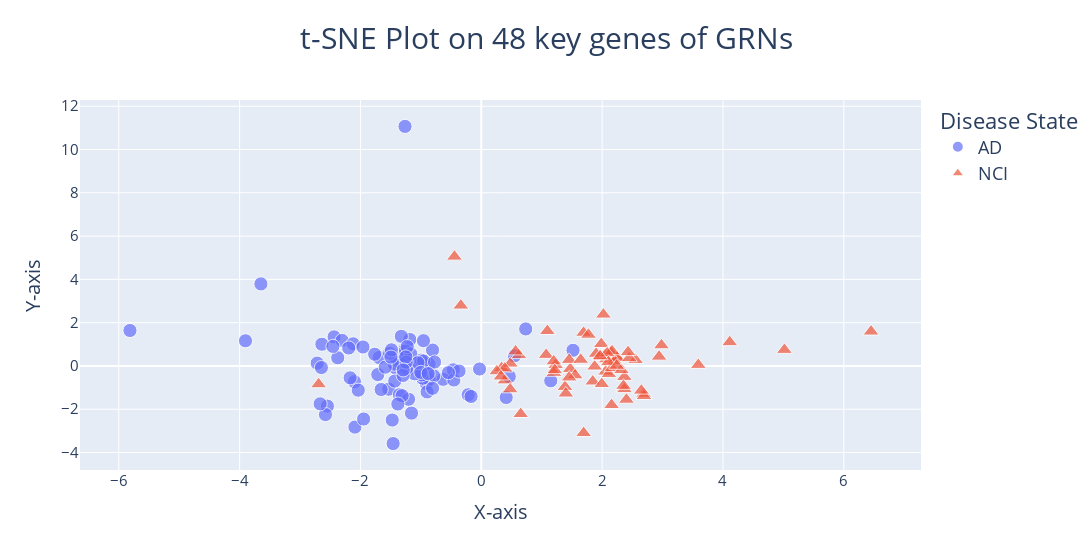

Notebook code cell kept with this figure:
### Code cell
from sklearn.manifold import TSNE
from tqdm import tqdm
import pandas as pd
import random
from sklearn.decomposition import PCA
from sklearn.model_selection import train_test_split
from sklearn.linear_model import LogisticRegression
from sklearn.metrics import accuracy_score, classification_report, confusion_matrix
from sklearn.preprocessing import StandardScaler
import plotly.express as px
from sklearn.neighbors import KNeighborsClassifier
Y = outlier_corrected_combined.loc[:,'Label']
#Y = Y.replace({'NCI':1,'AD':0})
for i in tqdm(range(15999,16000,1)):
    #important_genes = list(df.iloc[0:i,].Genes)
    X_ = outlier_corrected_combined.drop(columns = ['Label'])[l]
    
    scaler = StandardScaler()
    pca = PCA(n_components=2)
    
    X_scaled = scaler.fit_transform(X_)
    tsne = TSNE(n_components=2, random_state = 43)
    X_tsne = pca.fit_transform(X_scaled)
    #tsne.fit_transform(X_scaled)

    df_tsne = pd.concat([pd.DataFrame(X_tsne).set_index(Y.index),Y],axis = 1)
    df_tsne = df_tsne.sample(frac = 1, random_state=42)
        
    x= df_tsne.drop(columns = 'Label')
    y= df_tsne['Label']
    
    scaler = StandardScaler()
    X_scaled = scaler.fit_transform(x)
    #model = LogisticRegression(max_iter=4000, solver='liblinear', random_state=42, class_weight={0:1.42})
    #model.fit(X_scaled, y)
        
    #y_pred = model.predict(X_scaled)
        
    #accuracy = accuracy_score(y, y_pred)
    #print('Overall Accuracy:', accuracy)
    #print('Postive Accuracy: ',recall_score(y,y_pred, pos_label = 0))
    #print('Negative Accuracy: ', recall_score(y,y_pred, pos_label = 1)) 
    
    
    
    print(X_tsne.shape)
    print(X_.shape)
    df_tsne = pd.DataFrame({'X': X_tsne[:, 0], 'Y': X_tsne[:, 1], 'Label': Y})
    df_tsne['point_size'] = 5
    #plt.scatter(X_tsne[:,0], X_tsne[:,1], c= Y, cmap = 'viridis')
    
    fig = px.scatter(df_tsne, x='X', y='Y', color='Label', title='t-SNE Plot on 48 key genes of GRNs ',size ='point_size',size_max=10,
                 labels={'X': 'X-axis', 'Y': 'Y-axis', 'Label': 'Disease State'},
                 template='plotly', symbol='Label', symbol_sequence=['circle', 'triangle-up'])


    fig.update_layout(
    
        title_x=0.5,  # Set the x-position of the title to center
        title_y=0.95  # Set the y-position of the title to center
    )
    fig.update_layout(legend=dict(font=dict(size=18)), yaxis = dict(tickfont = dict(size=15)), xaxis = dict(tickfont = dict(size=15)))
    fig.update_layout(xaxis=dict(title=(dict(font=dict(size=20)))),yaxis=dict(title=(dict(font=dict(size=20)))))
    fig.update_layout(width = 1100, height = 550)
# Convert Plotly figure to Matplotlib figure
    fig.update_layout(title=(dict(font=dict(size=30))))
    fig.show()
    fig.write_html("plotly_figure_key_genes.html")

   # plt.title(str(accuracy) + '_'+str(recall_score(y,y_pred, pos_label = 0))+ '_'+ str(recall_score(y,y_pred, pos_label = 1)))
    plt.show()

### Figure 1 — Plotly figure (JSON) as saved in the notebook; plotly's stock layout.template omitted (floating-point values rounded to 4 significant figures)
{"data": [{"hovertemplate": "Disease State=AD<br>X-axis=%{x}<br>Y-axis=%{y}<br>point_size=%{marker.size}<extra></extra>", "legendgroup": "AD", "marker": {"color": "#636efa", "size": [5, 5, 5, 5, 5, 5, 5, 5, 5, 5, 5, 5, 5, 5, 5, 5, 5, 5, 5, 5, 5, 5, 5, 5, 5, 5, 5, 5, 5, 5, 5, 5, 5, 5, 5, 5, 5, 5, 5, 5, 5, 5, 5, 5, 5, 5, 5, 5, 5, 5, 5, 5, 5, 5, 5, 5, 5, 5, 5, 5, 5, 5, 5, 5, 5, 5, 5, 5, 5, 5, 5, 5, 5, 5, 5, 5, 5, 5, 5, 5, 5, 5, 5, 5, 5, 5, 5, 5, 5, 5, 5], "sizemode": "area", "sizeref": 0.05, "symbol": "circle"}, "mode": "markers", "name": "AD", "orientation": "v", "showlegend": true, "type": "scatter", "x": [-1.692, -0.4622, -0.2165, -0.1691, -0.9131, -2.547, -2.099, -0.02903, -0.9086, -1.191, -1.257, 0.7351, -1.418, -1.532, -0.8067, -1.355, -1.713, -1.403, -1.011, -0.6307, -0.8655, -1.357, 1.518, -1.438, -1.067, -2.376, -2.436, 0.4125, -0.9955, -1.265, -0.8638, -1.589, -1.263, -1.204, -1.183, -2.092, -2.304, -1.765, -3.903, -1.323, -1.31, -0.9559, -1.253, -1.381, -0.7878, -1.518, -1.474, -0.8967, -0.9705, -2.716, -2.646, -1.432, 1.15, -3.647, -0.984, -1.487, -0.9566, -1.103, -1.238, -1.167, -1.225, -2.036, -0.4536, -1.947, -2.171, -1.262, -2.638, -2.579, -1.155, 0.5491, -2.121, -1.294, -1.048, -5.815, -2.455, -1.657, -1.495, -1.243, -1.001, -1.958, -0.7741, -0.3677, 0.4633, -0.544, -0.8069, -2.194, -0.8786, -1.249, -2.667, -1.459, -1.292], "xaxis": "x", "y": [0.3865, -0.1783, -1.33, -1.411, -0.2364, -1.856, -0.7257, -0.141, -0.8121, -0.1307, 0.1994, 1.71, -0.09705, -1.074, 0.734, -1.33, -0.399, 0.3554, -0.1969, -0.6181, 0.08403, 0.1805, 0.7239, 0.08456, 0.1124, 0.3777, 1.342, -1.457, 0.2681, 0.7724, -0.6306, -0.05513, 0.4164, -1.539, 1.221, -2.825, 1.181, 0.5418, 1.165, 1.368, -1.373, 0.229, 0.6909, -1.76, -0.458, 0.5856, -2.5, -1.2, -0.567, 0.1289, -0.07369, -0.6981, -0.6856, 3.792, -0.4116, 0.7449, 1.168, -0.3636, -0.1155, 0.556, 0.8931, -1.12, -0.6491, -2.451, -0.549, 11.07, 1.004, -2.246, -2.18, 0.4692, 1.023, -0.4386, 0.1494, 1.639, 0.9039, -1.09, 0.4087, 0.177, -0.298, 0.8757, 0.1791, -0.2344, -0.488, -0.3102, -1.033, 0.8296, -0.352, 0.4159, -1.751, -3.587, -0.1824], "yaxis": "y"}, {"hovertemplate": "Disease State=NCI<br>X-axis=%{x}<br>Y-axis=%{y}<br>point_size=%{marker.size}<extra></extra>", "legendgroup": "NCI", "marker": {"color": "#EF553B", "size": [5, 5, 5, 5, 5, 5, 5, 5, 5, 5, 5, 5, 5, 5, 5, 5, 5, 5, 5, 5, 5, 5, 5, 5, 5, 5, 5, 5, 5, 5, 5, 5, 5, 5, 5, 5, 5, 5, 5, 5, 5, 5, 5, 5, 5, 5, 5, 5, 5, 5, 5, 5, 5, 5, 5, 5, 5, 5, 5, 5, 5, 5, 5, 5, 5, 5, 5, 5], "sizemode": "area", "sizeref": 0.05, "symbol": "triangle-up"}, "mode": "markers", "name": "NCI", "orientation": "v", "showlegend": true, "type": "scatter", "x": [2.04, 1.693, 1.094, 2.058, 0.391, 0.3367, 0.4807, 2.689, 0.6238, 2.141, 2.021, 1.845, -0.3385, 0.3895, 1.473, 1.073, 2.368, 2.249, 1.23, 2.402, 2.982, 1.385, 4.112, 2.068, 1.773, 0.4777, 1.455, 2.25, 2.692, 2.369, 0.5673, 1.199, 2.205, 2.553, 1.4, 1.876, 2.165, 2.11, 1.974, 2.161, 1.202, 0.6519, 1.215, 5.017, -2.692, 2.648, 1.554, 1.9, 1.985, 1.994, 2.448, -0.4441, 0.2572, 2.083, 3.592, 2.32, 2.943, 6.451, 1.645, 2.104, 0.3255, 1.694, 2.156, 2.354, 1.454, 1.965, 2.429, 2.241], "xaxis": "x", "y": [0.4857, 1.535, 1.616, -0.2588, -0.6659, -0.09714, 0.1106, -1.284, 0.5009, 0.6376, 2.375, -0.7163, 2.791, -0.1167, -0.1389, 0.5116, -0.5068, 0.3497, 0.04275, -1.558, 0.956, -0.9672, 1.099, 0.3091, 1.444, -1.078, 0.281, 0.3814, -1.387, -1.069, 0.673, 0.2153, 0.2297, 0.2773, -1.272, -0.02515, 0.6811, -0.367, 0.4354, -0.09967, -0.3161, -2.219, -0.1905, 0.7442, -0.845, -1.137, -0.4303, 0.5647, 1.014, -0.8356, 0.3608, 5.052, -0.2424, 0.5902, 0.05049, -0.1909, 0.4307, 1.593, 0.286, 0.1754, -0.4843, -3.098, -1.804, -0.9173, -0.5302, 0.4503, 0.6403, 0.01149], "yaxis": "y"}], "layout": {"height": 550, "legend": {"font": {"size": 18}, "itemsizing": "constant", "title": {"text": "Disease State"}, "tracegroupgap": 0}, "title": {"font": {"size": 30}, "text": "t-SNE Plot on 48 key genes of GRNs ", "x": 0.5, "y": 0.95}, "width": 1100, "xaxis": {"anchor": "y", "autorange": true, "domain": [0, 1], "range": [-6.64, 7.276], "tickfont": {"size": 15}, "title": {"font": {"size": 20}, "text": "X-axis"}, "type": "linear"}, "yaxis": {"anchor": "x", "autorange": true, "domain": [0, 1], "range": [-4.808, 12.29], "tickfont": {"size": 15}, "title": {"font": {"size": 20}, "text": "Y-axis"}, "type": "linear"}}}
